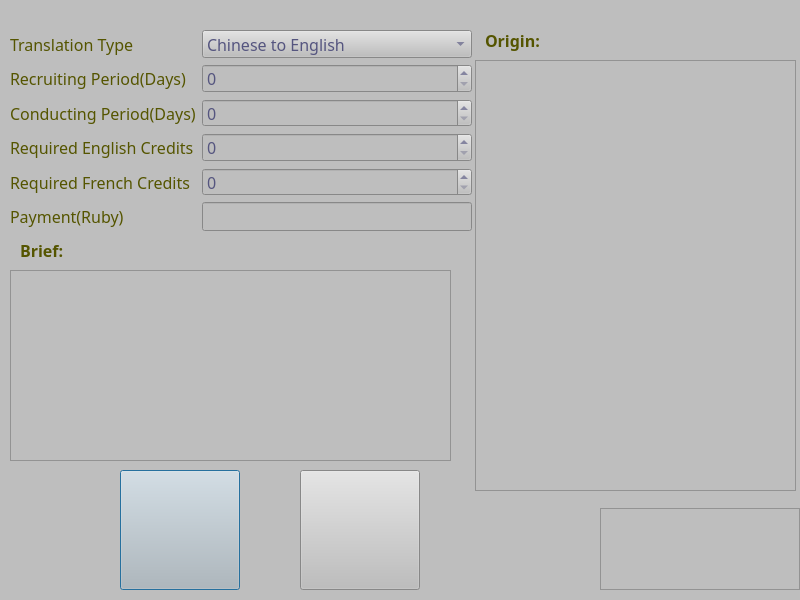
<?xml version="1.0" encoding="UTF-8"?>
<ui version="4.0">
 <class>DialogNewTaskOper</class>
 <widget class="QDialog" name="DialogNewTaskOper">
  <property name="geometry">
   <rect>
    <x>0</x>
    <y>0</y>
    <width>800</width>
    <height>600</height>
   </rect>
  </property>
  <property name="windowTitle">
   <string>NewTask</string>
  </property>
  <property name="styleSheet">
   <string notr="true">background-color: rgb(190, 190, 190);</string>
  </property>
  <widget class="QFrame" name="frame">
   <property name="geometry">
    <rect>
     <x>600</x>
     <y>508</y>
     <width>200</width>
     <height>82</height>
    </rect>
   </property>
   <property name="styleSheet">
    <string notr="true">border-image: url(:/CrowdSourcing/Resources/pictures/zelda_logo2.png);</string>
   </property>
   <property name="frameShape">
    <enum>QFrame::StyledPanel</enum>
   </property>
   <property name="frameShadow">
    <enum>QFrame::Raised</enum>
   </property>
  </widget>
  <widget class="QPushButton" name="okButton">
   <property name="geometry">
    <rect>
     <x>120</x>
     <y>470</y>
     <width>120</width>
     <height>120</height>
    </rect>
   </property>
   <property name="toolTip">
    <string>Issue</string>
   </property>
   <property name="styleSheet">
    <string notr="true">QPushButton{border-image: url(:/CrowdSourcing/Resources/pictures/link_shoot.png);}  
QPushButton:hover{border-image: url(:/CrowdSourcing/Resources/pictures/link_shoot_on.png);}
QPushButton:pressed{border-image: url(:/CrowdSourcing/Resources/pictures/link_shoot_clicked.png);};</string>
   </property>
   <property name="text">
    <string/>
   </property>
  </widget>
  <widget class="QPushButton" name="cancelButton">
   <property name="geometry">
    <rect>
     <x>300</x>
     <y>470</y>
     <width>120</width>
     <height>120</height>
    </rect>
   </property>
   <property name="toolTip">
    <string>Cancel</string>
   </property>
   <property name="styleSheet">
    <string notr="true">QPushButton{border-image: url(:/CrowdSourcing/Resources/pictures/zelda_woman.png);}  
QPushButton:hover{border-image: url(:/CrowdSourcing/Resources/pictures/zelda_woman_on.png);}
QPushButton:pressed{border-image: url(:/CrowdSourcing/Resources/pictures/zelda_woman_clicked.png);};</string>
   </property>
   <property name="text">
    <string/>
   </property>
  </widget>
  <widget class="QWidget" name="formLayoutWidget">
   <property name="geometry">
    <rect>
     <x>10</x>
     <y>30</y>
     <width>462</width>
     <height>201</height>
    </rect>
   </property>
   <layout class="QFormLayout" name="formLayout">
    <item row="0" column="0">
     <widget class="QLabel" name="label_1">
      <property name="font">
       <font>
        <family>Century Gothic</family>
        <pointsize>12</pointsize>
       </font>
      </property>
      <property name="styleSheet">
       <string notr="true">color: rgb(85, 85, 0);</string>
      </property>
      <property name="text">
       <string>Translation Type</string>
      </property>
     </widget>
    </item>
    <item row="1" column="0">
     <widget class="QLabel" name="label_2">
      <property name="font">
       <font>
        <family>Century Gothic</family>
        <pointsize>12</pointsize>
       </font>
      </property>
      <property name="styleSheet">
       <string notr="true">color: rgb(85, 85, 0);</string>
      </property>
      <property name="text">
       <string>Recruiting Period(Days)</string>
      </property>
     </widget>
    </item>
    <item row="2" column="0">
     <widget class="QLabel" name="label_3">
      <property name="font">
       <font>
        <family>Century Gothic</family>
        <pointsize>12</pointsize>
       </font>
      </property>
      <property name="styleSheet">
       <string notr="true">color: rgb(85, 85, 0);</string>
      </property>
      <property name="text">
       <string>Conducting Period(Days)</string>
      </property>
     </widget>
    </item>
    <item row="3" column="0">
     <widget class="QLabel" name="label_4">
      <property name="font">
       <font>
        <family>Century Gothic</family>
        <pointsize>12</pointsize>
       </font>
      </property>
      <property name="styleSheet">
       <string notr="true">color: rgb(85, 85, 0);</string>
      </property>
      <property name="text">
       <string>Required English Credits</string>
      </property>
     </widget>
    </item>
    <item row="4" column="0">
     <widget class="QLabel" name="label_5">
      <property name="font">
       <font>
        <family>Century Gothic</family>
        <pointsize>12</pointsize>
       </font>
      </property>
      <property name="styleSheet">
       <string notr="true">color: rgb(85, 85, 0);</string>
      </property>
      <property name="text">
       <string>Required French Credits</string>
      </property>
     </widget>
    </item>
    <item row="5" column="0">
     <widget class="QLabel" name="label_6">
      <property name="font">
       <font>
        <family>Century Gothic</family>
        <pointsize>12</pointsize>
       </font>
      </property>
      <property name="styleSheet">
       <string notr="true">color: rgb(85, 85, 0);</string>
      </property>
      <property name="text">
       <string>Payment(Ruby)</string>
      </property>
     </widget>
    </item>
    <item row="0" column="1">
     <widget class="QComboBox" name="comboBoxTransType">
      <property name="font">
       <font>
        <family>Century Gothic</family>
        <pointsize>12</pointsize>
       </font>
      </property>
      <property name="styleSheet">
       <string notr="true">color: rgb(85, 85, 127);</string>
      </property>
      <property name="currentIndex">
       <number>0</number>
      </property>
      <item>
       <property name="text">
        <string>Chinese to English</string>
       </property>
      </item>
      <item>
       <property name="text">
        <string>Chinese to French</string>
       </property>
      </item>
      <item>
       <property name="text">
        <string>English to Chinese</string>
       </property>
      </item>
      <item>
       <property name="text">
        <string>English to French</string>
       </property>
      </item>
      <item>
       <property name="text">
        <string>French to Chinese</string>
       </property>
      </item>
      <item>
       <property name="text">
        <string>French to English</string>
       </property>
      </item>
     </widget>
    </item>
    <item row="5" column="1">
     <widget class="QLineEdit" name="lineEditPay">
      <property name="font">
       <font>
        <family>Century Gothic</family>
        <pointsize>12</pointsize>
       </font>
      </property>
      <property name="styleSheet">
       <string notr="true">color: rgb(85, 85, 127);</string>
      </property>
      <property name="frame">
       <bool>true</bool>
      </property>
     </widget>
    </item>
    <item row="1" column="1">
     <widget class="QSpinBox" name="spinBoxRecPeriod">
      <property name="font">
       <font>
        <family>Century Gothic</family>
        <pointsize>12</pointsize>
       </font>
      </property>
      <property name="styleSheet">
       <string notr="true">color: rgb(85, 85, 127);</string>
      </property>
     </widget>
    </item>
    <item row="2" column="1">
     <widget class="QSpinBox" name="spinBoxConPeriod">
      <property name="font">
       <font>
        <family>Century Gothic</family>
        <pointsize>12</pointsize>
       </font>
      </property>
      <property name="styleSheet">
       <string notr="true">color: rgb(85, 85, 127);</string>
      </property>
     </widget>
    </item>
    <item row="3" column="1">
     <widget class="QSpinBox" name="spinBoxReqEngCre">
      <property name="font">
       <font>
        <family>Century Gothic</family>
        <pointsize>12</pointsize>
       </font>
      </property>
      <property name="styleSheet">
       <string notr="true">color: rgb(85, 85, 127);</string>
      </property>
     </widget>
    </item>
    <item row="4" column="1">
     <widget class="QSpinBox" name="spinBoxReqFreCre">
      <property name="font">
       <font>
        <family>Century Gothic</family>
        <pointsize>12</pointsize>
       </font>
      </property>
      <property name="styleSheet">
       <string notr="true">color: rgb(85, 85, 127);</string>
      </property>
     </widget>
    </item>
   </layout>
  </widget>
  <widget class="QTextBrowser" name="textBrowserOrigin">
   <property name="geometry">
    <rect>
     <x>475</x>
     <y>60</y>
     <width>321</width>
     <height>431</height>
    </rect>
   </property>
   <property name="font">
    <font>
     <family>Century Gothic</family>
     <pointsize>10</pointsize>
    </font>
   </property>
   <property name="styleSheet">
    <string notr="true"/>
   </property>
   <property name="readOnly">
    <bool>false</bool>
   </property>
   <property name="html">
    <string>&lt;!DOCTYPE HTML PUBLIC &quot;-//W3C//DTD HTML 4.0//EN&quot; &quot;http://www.w3.org/TR/REC-html40/strict.dtd&quot;&gt;
&lt;html&gt;&lt;head&gt;&lt;meta name=&quot;qrichtext&quot; content=&quot;1&quot; /&gt;&lt;style type=&quot;text/css&quot;&gt;
p, li { white-space: pre-wrap; }
&lt;/style&gt;&lt;/head&gt;&lt;body style=&quot; font-family:'Century Gothic'; font-size:10pt; font-weight:400; font-style:normal;&quot;&gt;
&lt;p style=&quot;-qt-paragraph-type:empty; margin-top:0px; margin-bottom:0px; margin-left:0px; margin-right:0px; -qt-block-indent:0; text-indent:0px;&quot;&gt;&lt;br /&gt;&lt;/p&gt;&lt;/body&gt;&lt;/html&gt;</string>
   </property>
  </widget>
  <widget class="QTextBrowser" name="textBrowserBrief">
   <property name="geometry">
    <rect>
     <x>10</x>
     <y>270</y>
     <width>441</width>
     <height>191</height>
    </rect>
   </property>
   <property name="font">
    <font>
     <family>Century Gothic</family>
     <pointsize>10</pointsize>
    </font>
   </property>
   <property name="styleSheet">
    <string notr="true"/>
   </property>
   <property name="readOnly">
    <bool>false</bool>
   </property>
   <property name="html">
    <string>&lt;!DOCTYPE HTML PUBLIC &quot;-//W3C//DTD HTML 4.0//EN&quot; &quot;http://www.w3.org/TR/REC-html40/strict.dtd&quot;&gt;
&lt;html&gt;&lt;head&gt;&lt;meta name=&quot;qrichtext&quot; content=&quot;1&quot; /&gt;&lt;style type=&quot;text/css&quot;&gt;
p, li { white-space: pre-wrap; }
&lt;/style&gt;&lt;/head&gt;&lt;body style=&quot; font-family:'Century Gothic'; font-size:10pt; font-weight:400; font-style:normal;&quot;&gt;
&lt;p style=&quot;-qt-paragraph-type:empty; margin-top:0px; margin-bottom:0px; margin-left:0px; margin-right:0px; -qt-block-indent:0; text-indent:0px;&quot;&gt;&lt;br /&gt;&lt;/p&gt;&lt;/body&gt;&lt;/html&gt;</string>
   </property>
  </widget>
  <widget class="QLabel" name="label">
   <property name="geometry">
    <rect>
     <x>20</x>
     <y>235</y>
     <width>61</width>
     <height>31</height>
    </rect>
   </property>
   <property name="font">
    <font>
     <family>Century Gothic</family>
     <pointsize>12</pointsize>
     <weight>75</weight>
     <bold>true</bold>
    </font>
   </property>
   <property name="styleSheet">
    <string notr="true">border-image:transparent;color: rgb(85, 85, 0);</string>
   </property>
   <property name="text">
    <string>Brief:</string>
   </property>
  </widget>
  <widget class="QLabel" name="label_7">
   <property name="geometry">
    <rect>
     <x>485</x>
     <y>25</y>
     <width>71</width>
     <height>31</height>
    </rect>
   </property>
   <property name="font">
    <font>
     <family>Century Gothic</family>
     <pointsize>12</pointsize>
     <weight>75</weight>
     <bold>true</bold>
    </font>
   </property>
   <property name="styleSheet">
    <string notr="true">border-image:transparent;color: rgb(85, 85, 0);</string>
   </property>
   <property name="text">
    <string>Origin:</string>
   </property>
  </widget>
 </widget>
 <resources>
  <include location="CrowdSourcing.qrc"/>
 </resources>
 <connections>
  <connection>
   <sender>okButton</sender>
   <signal>clicked()</signal>
   <receiver>DialogNewTaskOper</receiver>
   <slot>okButtonClick()</slot>
   <hints>
    <hint type="sourcelabel">
     <x>219</x>
     <y>529</y>
    </hint>
    <hint type="destinationlabel">
     <x>399</x>
     <y>299</y>
    </hint>
   </hints>
  </connection>
  <connection>
   <sender>cancelButton</sender>
   <signal>clicked()</signal>
   <receiver>DialogNewTaskOper</receiver>
   <slot>cancelButtonClick()</slot>
   <hints>
    <hint type="sourcelabel">
     <x>409</x>
     <y>529</y>
    </hint>
    <hint type="destinationlabel">
     <x>399</x>
     <y>299</y>
    </hint>
   </hints>
  </connection>
 </connections>
 <slots>
  <slot>okButtonClick()</slot>
  <slot>cancelButtonClick()</slot>
 </slots>
</ui>
